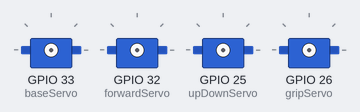
Recording of a sketch running on a simulated ESP32. Parts: 4 × servo.

Above: at 0.0 s.
At 4.2 s:
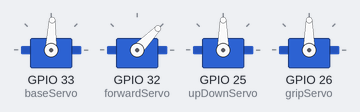
At 6.1 s:
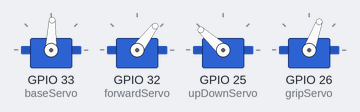
At 12.04 s:
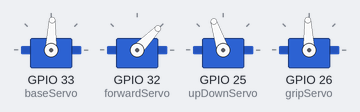
At 24.14 s:
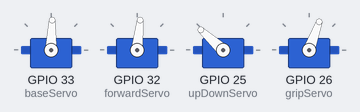
At 31.34 s:
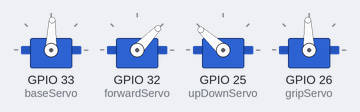
Timing chart, 0 to 33.3 s (numbered marks = the images above):
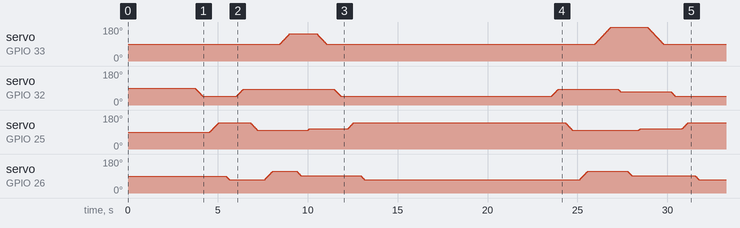

The sketch:

canhtayauto55.ino
```cpp
#include <ESP32Servo.h>

Servo baseServo, forwardServo, upDownServo, gripServo;

// ===== HOME =====
int baseHome = 88;
int forwardHome = 46;
int upDownHome = 138;
int gripHome = 70;

// ===== CURRENT =====
int baseNow = 90;
int forwardNow = 90;
int upDownNow = 90;
int gripNow = 90;

// ===== STATE =====
bool pathToggle = false; // false = hướng 1, true = hướng 2

int speedDelay = 10;

// ===== MOVE MƯỢT =====
void moveSmooth(Servo &s, int &current, int target) {
  while (current != target) {
    if (current < target) current++;
    else current--;

    s.write(current);
    delay(speedDelay);
  }
  delay(400);
}

// ===== VỀ HOME =====
void goHome() {
  moveSmooth(baseServo, baseNow, baseHome);
  moveSmooth(forwardServo, forwardNow, forwardHome);
  moveSmooth(upDownServo, upDownNow, upDownHome);
  moveSmooth(gripServo, gripNow, gripHome);
}

void setup() {
  delay(3000); // chỉnh tay trước

  baseServo.attach(33);
  forwardServo.attach(32);
  upDownServo.attach(25);
  gripServo.attach(26);

  delay(300);

  goHome(); // về vị trí ban đầu mượt
}

void loop() {

  // ===== CHUỖI CHUNG =====
  moveSmooth(forwardServo, forwardNow, 84);

  moveSmooth(upDownServo, upDownNow, 100);

  moveSmooth(gripServo, gripNow, 114);

  // ===== RẼ NHÁNH =====
  if (!pathToggle) {
    // ===== HƯỚNG 1 =====
    moveSmooth(baseServo, baseNow, 144);
    moveSmooth(gripServo, gripNow, 92);
  } else {
    // ===== HƯỚNG 2 =====
    moveSmooth(baseServo, baseNow, 178);
    moveSmooth(forwardServo, forwardNow, 70);
    moveSmooth(gripServo, gripNow, 92);
  }

  // ===== QUAY VỀ BAN ĐẦU =====
  moveSmooth(upDownServo, upDownNow, 108);
  goHome();

  // đổi hướng cho lần sau
  pathToggle = !pathToggle;

  delay(10000); // nghỉ 10s
}
```
